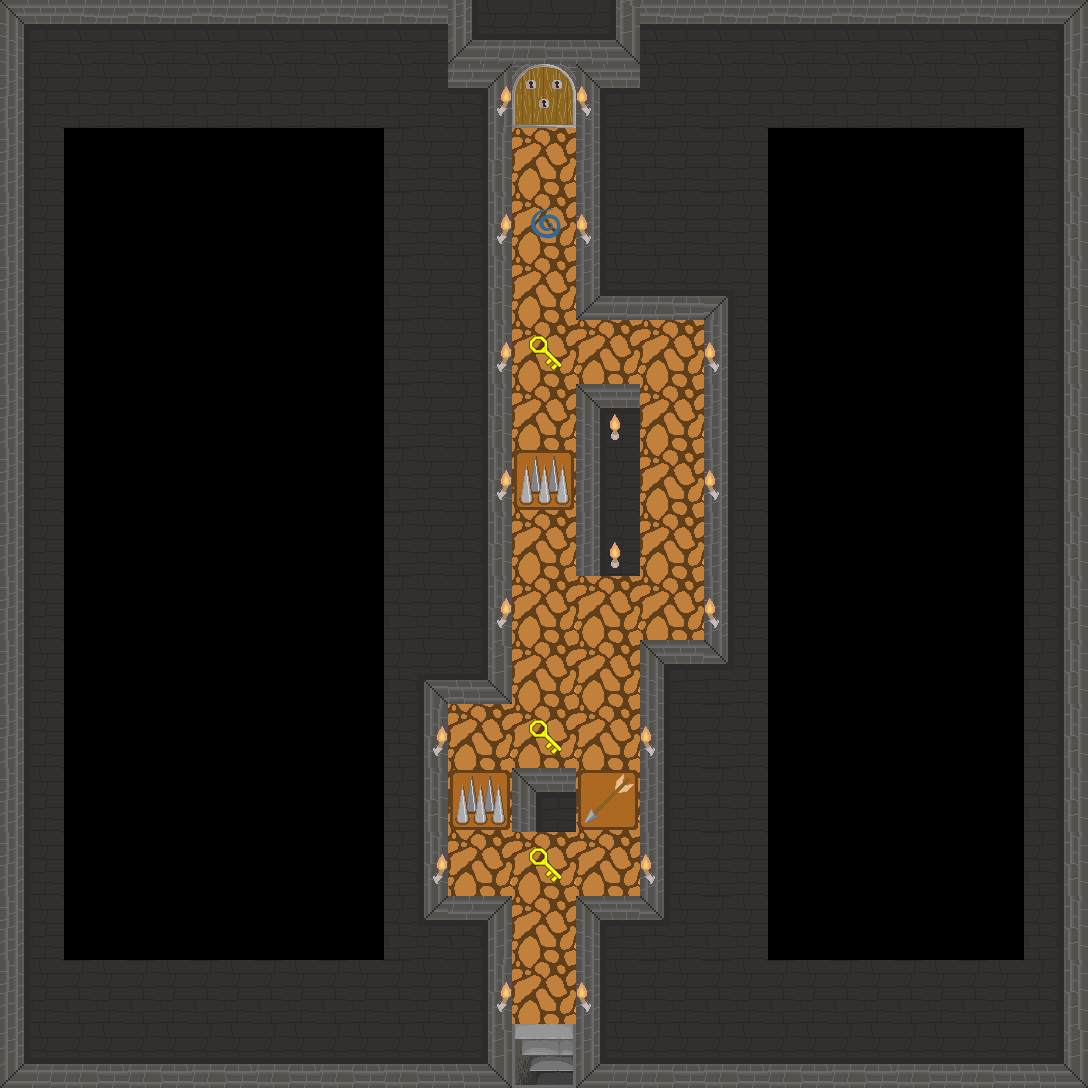

A 2D game scene composited from a Tiled map and its tileset images. What follows is a short description and the map's XML, with each tile layer's data collapsed to a summary:
An orthogonal 17x17 tile map with 64x64 px tiles, 7 tile layers (Walls, Road, Keys, Story, ...) and 8 objects.

<map version="1.2" tiledversion="1.2.2" orientation="orthogonal" renderorder="right-down" width="17" height="17" tilewidth="64" tileheight="64" infinite="0" nextlayerid="17" nextobjectid="20">
 <tileset firstgid="1" name="Dungeon-tileset" tilewidth="64" tileheight="64" tilecount="32" columns="8">
  <image source="Dungeon-tileset.png" width="512" height="256" />
 </tileset>
 <layer id="1" name="Walls" width="17" height="17">
  <data>[289 cells, 144 non-empty, 14 distinct tile ids]</data>
 </layer>
 <layer id="2" name="Road" width="17" height="17">
  <data>[289 cells, 28 non-empty, 2 distinct tile ids]</data>
 </layer>
 <layer id="3" name="Keys" width="17" height="17">
  <data>[289 cells, 3 non-empty, 1 distinct tile ids]</data>
 </layer>
 <layer id="4" name="Story" width="17" height="17">
  <data>[289 cells, 0 non-empty, 0 distinct tile ids]</data>
 </layer>
 <layer id="5" name="SquatTrap" width="17" height="17">
  <data>[289 cells, 1 non-empty, 1 distinct tile ids]</data>
 </layer>
 <layer id="6" name="JumpTrap" width="17" height="17">
  <data>[289 cells, 2 non-empty, 1 distinct tile ids]</data>
 </layer>
 <layer id="12" name="VisualObjects" width="17" height="17">
  <data>[289 cells, 20 non-empty, 4 distinct tile ids]</data>
 </layer>
 <objectgroup color="#0de214" id="8" name="level-change">
  <object id="2" x="544" y="121.333">
   <point />
  </object>
 </objectgroup>
 <objectgroup color="#e8e801" id="13" name="keys">
  <object id="12" x="541.333" y="749.333">
   <point />
  </object>
  <object id="13" x="545.333" y="880">
   <point />
  </object>
  <object id="14" x="541.333" y="360">
   <point />
  </object>
 </objectgroup>
 <objectgroup color="#fd9a21" id="10" name="squat-trap">
  <object id="15" x="608" y="812">
   <point />
  </object>
 </objectgroup>
 <objectgroup color="#ec182d" id="9" name="jump-trap">
  <object id="16" x="482.667" y="814.667">
   <point />
  </object>
  <object id="17" x="545.333" y="492">
   <point />
  </object>
 </objectgroup>
 <objectgroup id="16" name="story-2">
  <object id="19" x="544" y="237.333">
   <point />
  </object>
 </objectgroup>
</map>
